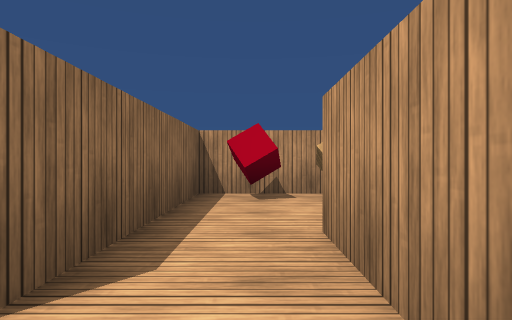
view 1 (above)

16 first-person views from a walk through a Unity game level. The camera is 0.53 m above the floor, looks level and sees 75° across. The floor is counted in squares, 1 m on a side. Each view is taken from the middle of a square. On the plan, view 1 faces up. The plan holds only what a view shows up to about 9 squares ahead; the rest is blank. The place goes on beyond the plan. The player character is not drawn. Some surface patterns are stand-ins.

view 2
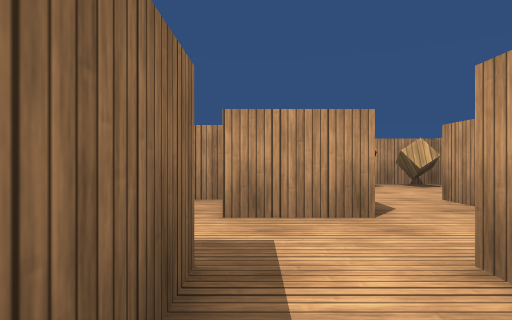

view 3
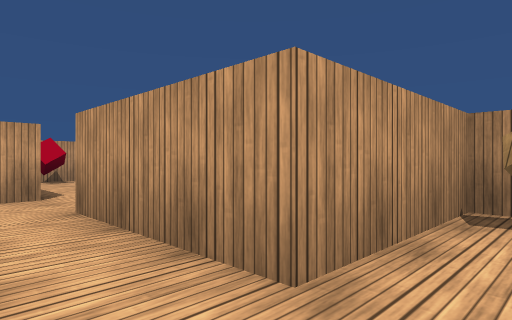

view 4
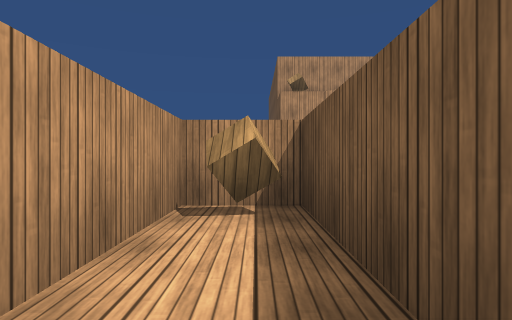

view 5
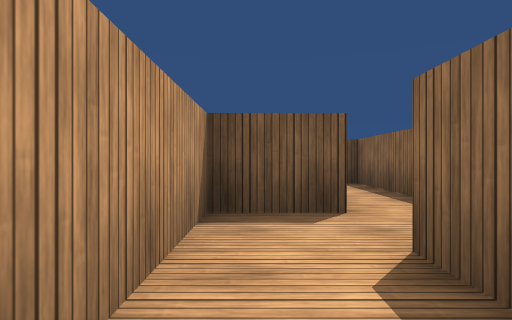

view 6
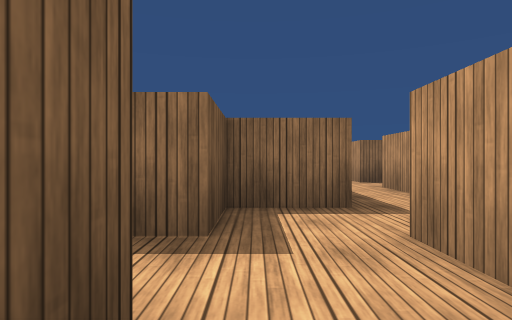

view 7
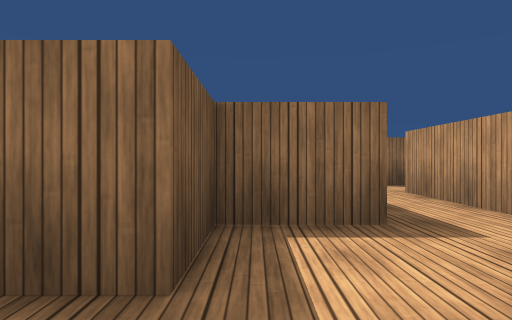

view 8
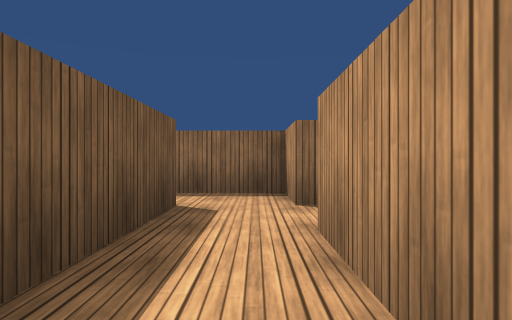

view 9
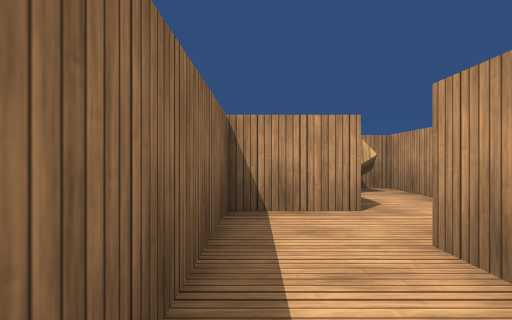

view 10
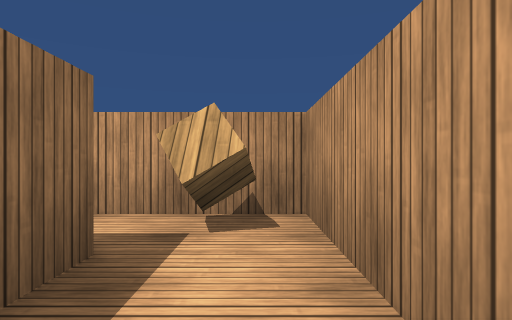

view 11
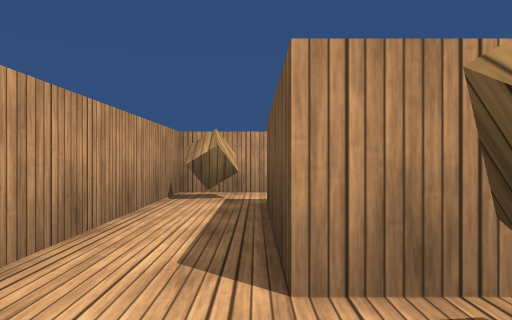

view 12
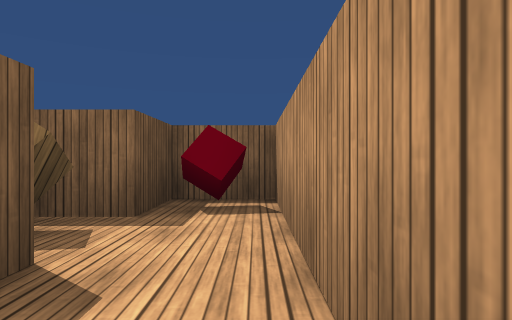

view 13
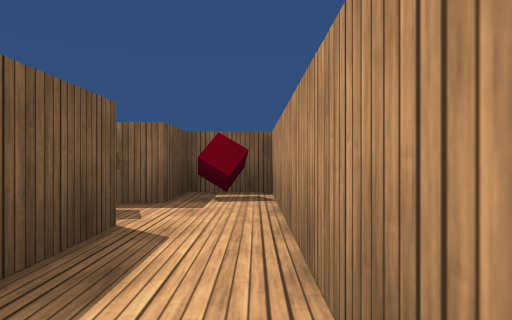

view 14
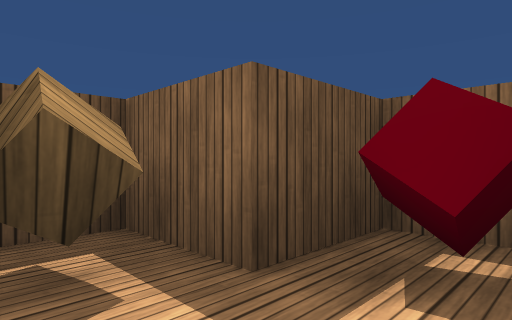

view 15
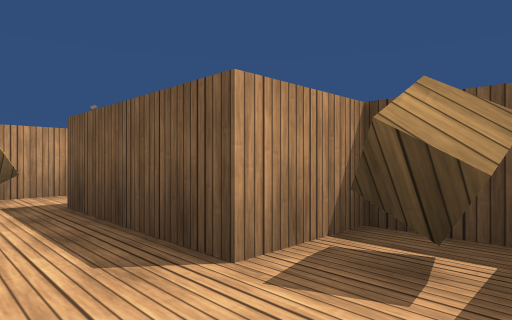

view 16
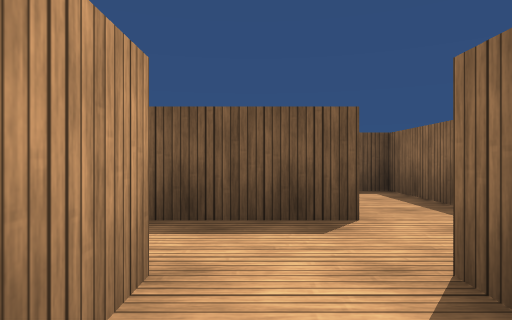

### Floor plan
Ten units are one square. View 1 is at (0, 0); x grows to the right and y downward. Boxes are objects, and circles mark ways between rooms. Rooms are numbered by the first view taken in them; rooms with no view inside come last. Other rooms are left out.
<svg viewBox="-140 -60 165 110">
<path fill="none" stroke="#000" d="M20 -53 -9 -53 -9 -11M-9 3 5 3 5 -25M-9 31 -9 3M-9 -11 -24 -11M-37 -11 -37 3 -23 3 -23 35M-23 35 -23 45 19 45 19 31 -9 31M-79 -11 -51 -11M-79 -39 -79 -25M-24 -25 -65 -25 -65 -53M-93 5 -93 17 -88 17M-65 -53 -135 -53 -135 -39 -121 -39 -121 -25 -107 -25 -107 -39 -79 -39M-79 -4 -79 -11M-79 -25 -93 -25 -93 5"/>
<rect x="-5" y="-55" width="10" height="10" fill="#bbb"><title>other object</title></rect>
<rect x="5" y="-55" width="10" height="10" fill="#bbb"><title>cube</title></rect>
<rect x="5" y="35" width="10" height="10" fill="#bbb"><title>cube</title></rect>
<rect x="-135" y="-55" width="10" height="10" fill="#bbb"><title>other object</title></rect>
<rect x="-115" y="-35" width="10" height="10" fill="#bbb"><title>cube</title></rect>
<rect x="-75" y="-55" width="10" height="10" fill="#bbb"><title>cube</title></rect>
<circle cx="-10" cy="0" r="3" fill="#2a7"/>
<circle cx="-20" cy="40" r="3" fill="#2a7"/>
<circle cx="-30" cy="-10" r="3" fill="#2a7"/>
<circle cx="-70" cy="-35" r="3" fill="#2a7"/>
<circle cx="-80" cy="-20" r="3" fill="#2a7"/>
<circle cx="-90" cy="-5" r="3" fill="#2a7"/>
<text x="0" y="-30">1</text>
<text x="-20" y="10">2</text>
<text x="-10" y="40">3</text>
<text x="-60" y="-20">4</text>
<text x="-90" y="10">5</text>
<text x="-100" y="-50">6</text>
<text x="-90" y="-10">7</text>
</svg>
Room 1 opens to room 2. Room 2 opens to room 3. Room 2 opens to room 4. Room 4 opens to room 6. Room 4 opens to room 7. Room 5 opens to room 7.

Where each view was taken, in squares from view 1:
view 1: 0 up, 0 right, facing up
view 2: 2 down, 2 left, facing up
view 3: 4 down, 2 left, facing up-right
view 4: 4 down, 2 left, facing right
view 5: 3 up, 0 right, facing down
view 6: 0 up, 0 right, facing left
view 7: 0 up, 1 left, facing left
view 8: 2 up, 4 left, facing left
view 9: 1 down, 9 left, facing up
view 10: 2 up, 7 left, facing up
view 11: 4 up, 12 left, facing right
view 12: 5 up, 9 left, facing left
view 13: 5 up, 8 left, facing left
view 14: 5 up, 11 left, facing down-left
view 15: 5 up, 12 left, facing down-right
view 16: 4 up, 7 left, facing down
